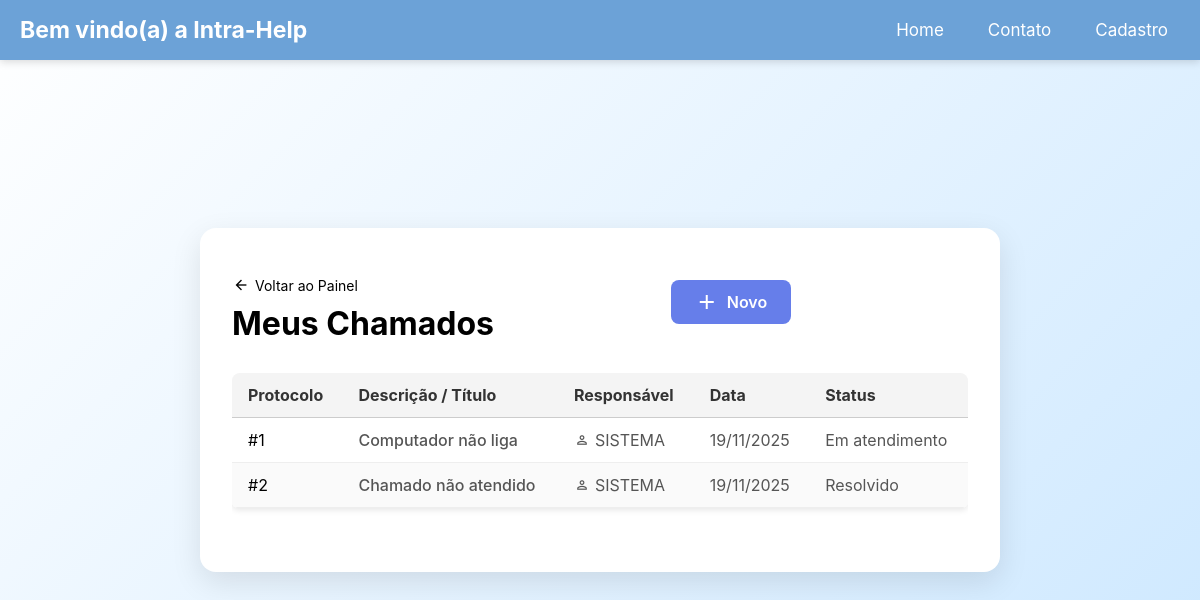
Before: /views/listarChamados.php (signed in) with the older database file.
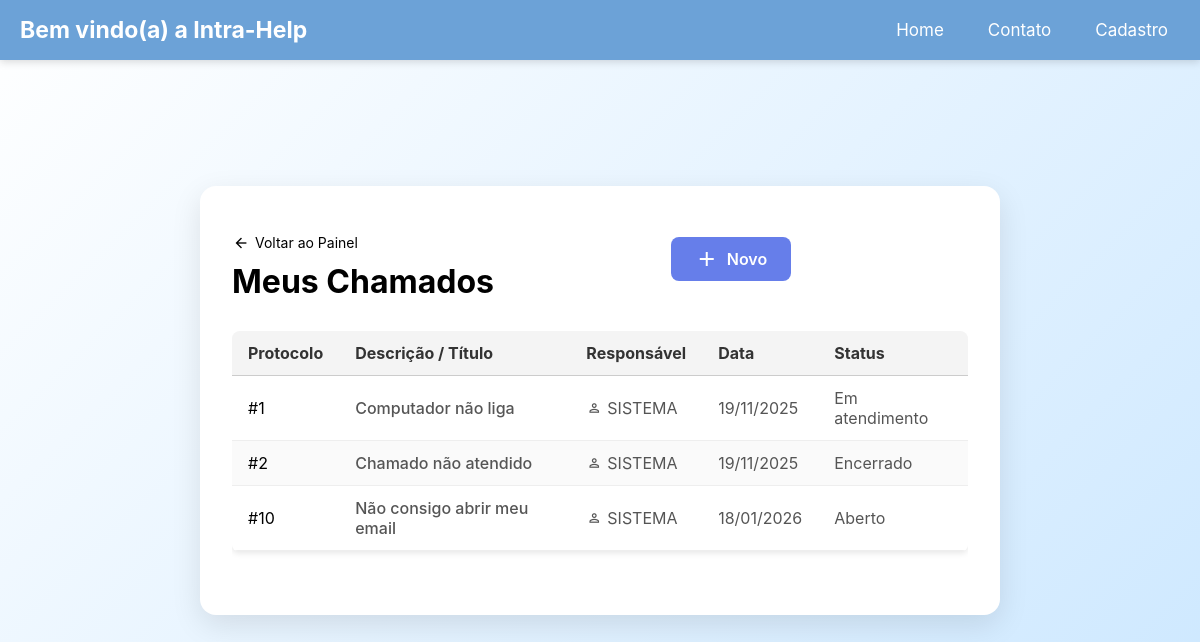
After: the same page with the newer database file.
### tables this page shows
CREATE TABLE "chamados" (
	"numero"	INTEGER NOT NULL,
	"solicitante_id"	INTEGER NOT NULL,
	"descricao"	TEXT NOT NULL,
	"responsavel_id"	INTEGER DEFAULT 1,
	"status"	TEXT DEFAULT "Aberto",
	"data_criacao"	TEXT DEFAULT current_timestamp, titulo text default "Reportar Problema", prioridade text default "Baixa",
	PRIMARY KEY("numero"),
	CONSTRAINT "fk_responsavel" FOREIGN KEY("responsavel_id") REFERENCES "usuarios"("usuario_id"),
	CONSTRAINT "fk_solicitante" FOREIGN KEY("solicitante_id") REFERENCES "usuarios"("usuario_id")
);

### models/chamados.php (called while the page is built, shortened)
<?php
function chamadosPorIdSolicitante(int $idSolicitante){
    $pdo = conectarDB();
    $sql = "SELECT c.numero, u.nome as solicitante, c.descricao, us.nome as responsavel, c.status, c.data_criacao, c.prioridade, c.titulo
            FROM chamados c
            INNER JOIN usuarios u
            ON solicitante_id = u.usuario_id
            INNER JOIN usuarios us
            ON responsavel_id = us.usuario_id
            WHERE c.solicitante_id = :solicitante_id;";
    $stmt = $pdo->prepare($sql);
    $stmt->execute(
        [":solicitante_id"=> $idSolicitante]
    );
    return $stmt->fetchAll(PDO::FETCH_ASSOC);
}

### views/listarChamados.php (the view, shortened to what this page needs)
<?php
require_once dirname(__DIR__) . '/models/chamados.php';
$usuario = $_SESSION['usuario'];
$meusChamados = chamadosPorIdSolicitante($usuario['usuario_id']);
?>
<!DOCTYPE html>
<html lang="pt-br">
<head>
    <link rel="stylesheet" href="../style.css">
</head>
<body>
<?php
include 'menu.php';
?>
    <div class="container container-lg">
        <div style="display: flex; justify-content: space-between; align-items: center; margin-bottom: 30px;">
            <div>
                <a href="painel.php" style="text-decoration: none; color: var(--text-secondary); display: flex; align-items: center; margin-bottom: 10px; font-size: 14px;">
                    <span class="material-symbols-outlined" style="font-size: 18px; margin-right: 5px;">arrow_back</span> Voltar ao Painel
                </a>
                <h1>Meus Chamados</h1>
            </div>
            <a href="criarChamado.php" class="btn" style="width: auto; padding: 10px 24px;">
                <span style="display: flex; align-items: center; gap: 8px;">
                    <span class="material-symbols-outlined">add</span> Novo
                </span>
            </a>
        </div>
        <?php if (empty($meusChamados)): ?>
            <div style="padding: 60px; text-align: center; color: var(--text-secondary); background: #f8f9fa; border-radius: 8px;">
                <span class="material-symbols-outlined" style="font-size: 48px; color: #dadce0;">inbox</span>
                <p style="margin-top: 10px;">Você ainda não tem nenhum chamado registrado.</p>
            </div>
        <?php else: ?>
            <div style="overflow-x: auto; background: white; border-radius: 8px; border: 1px solid var(--border-color);">
                <table class="data-table" style="margin-top: 0;">
                    <thead>
                        <tr>
                            <th>Protocolo</th>
                            <th>Descrição / Título</th>
                            <th>Responsável</th>
                            <th>Data</th>
                            <th>Status</th>
                        </tr>
                    </thead>
                    <tbody>
                        <?php foreach ($meusChamados as $c): ?>
                            <?php
                                $desc = htmlspecialchars($c['descricao']);
                                $statusClass = 'pendente';
                                if(stripos($c['status'], 'Aberto') !== false) $statusClass = 'aberto';
                            ?>
                            <tr>
                                <td style="color: var(--text-secondary);">#<?= $c['numero'] ?></td>
                                <td>
                                    <div style="font-weight: 500; color: var(--text-main);">
                                        <?= mb_strimwidth($desc, 0, 60, "...");?>
                                    </div>
                                </td>
                                <td>
                                    <?php if($c['responsavel']): ?>
                                        <div style="display: flex; align-items: center; gap: 5px;">
                                            <span class="material-symbols-outlined" style="font-size: 16px;">person</span>
                                            <?= htmlspecialchars($c['responsavel']) ?>
                                        </div>
                                    <?php else: ?>
                                        <span style="color: #9aa0a6; font-style: italic;">Aguardando...</span>
                                    <?php endif; ?>
                                </td>
                                <td><?= date('d/m/Y', strtotime($c['data_criacao'])) ?></td>
                                <td>
                                    <span class="badge <?= $statusClass ?>">
                                        <?= htmlspecialchars($c['status'] ?? 'Aberto') ?>
                                    </span>
                                </td>
                            </tr>
                        <?php endforeach; ?>
                    </tbody>
                </table>
            </div>
        <?php endif; ?>
    </div>
</body>
</html>

### views/menu.php (shortened to what this page needs)
<!DOCTYPE html>
<html lang="pt-br">
<head>
    <link rel="stylesheet" href="/menu.css">
</head>
<body>
    <nav>
        <h3>Bem vindo(a) a Intra-Help</h3>
        <div class="nav-links">
            <a href="#">Home</a>
            <a href="#">Contato</a>
            <a href="cadastro.php">Cadastro</a>
        </div>
    </nav>
</body>
</html>

### style.css (style rules this page uses)
* { box-sizing: border-box; margin: 0; padding: 0; font-family: 'Inter', sans-serif; }
body { display: flex; justify-content: center; align-items: center; height: 100vh; background: linear-gradient(135deg, #fff, #cbe7ff); }
.container { background: #fff; padding: 2rem; border-radius: 1rem; box-shadow: 0 10px 30px rgba(0, 0, 0, 0.1); width: 100%; max-width: 450px; }
.container:has(table) { max-width: 800px; }
.btn { width: 100%; padding: 0.75rem 1rem; background-color: #667eea; color: white; border: none; border-radius: 0.5rem; font-size: 1rem; font-weight: 600; cursor: pointer; transition: background 0.3s ease; }
a { color: #9dafff; text-decoration: none; margin: auto; padding-top: 1rem; }
.data-table { width: 100%; max-width: 800px; margin: 2rem auto; border-collapse: collapse; font-family: Arial, sans-serif; font-size: 16px; background-color: #fff; box-shadow: 0 2px 6px rgba(0, 0, 0, 0.1); border-radius: 6px; overflow: hidden; }
.data-table thead { background-color: #f4f4f4; }
.data-table thead th { text-align: left; padding: 12px 16px; border-bottom: 1px solid #ccc; color: #333; font-weight: bold; }
.data-table tbody td { padding: 12px 16px; border-bottom: 1px solid #eee; color: #555; }
.data-table tbody tr:nth-child(even) { background-color: #fafafa; }
nav { background-color: #6ca2d7; box-shadow: 0 2px 8px rgba(0, 0, 0, 0.15); position: fixed; top: 0; left: 0; width: 100%; display: flex; justify-content: flex-end; align-items: center; padding: 0 20px; height: 60px; }
.nav-links { display: flex; gap: 20px; }
nav a { color: #fff; font-size: 17px; text-decoration: none; transition: 0.3s; padding: 8px 12px; }
nav h3 { margin-right: auto; color: #fff; font-size: 23px; }

### menu.css (style rules this page uses)
nav { background-color: #6ca2d7; box-shadow: 0 2px 8px rgba(0, 0, 0, 0.15); position: fixed; top: 0; left: 0; width: 100%; display: flex; justify-content: flex-end; align-items: center; padding: 0 20px; height: 60px; }
.nav-links { display: flex; gap: 20px; }
nav a { color: #fff; font-size: 17px; text-decoration: none; transition: 0.3s; padding: 8px 12px; }
nav h3 { margin-right: auto; color: #fff; font-size: 23px; }

Changed rows visible on the page:
changed chamados "Chamado não atendido": status "Resolvido" → "Encerrado"
added chamados: numero "10", descricao "Não consigo abrir meu email", responsavel "SISTEMA", data_criacao "18/01/2026", status "Aberto"
